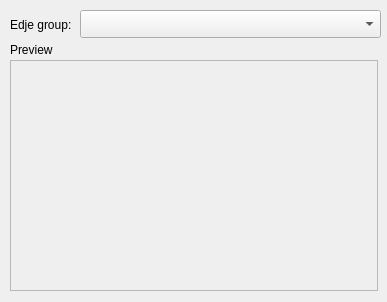
<ui version="4.0" >
 <class>qedjeConfig</class>
 <widget class="QWidget" name="qedjeConfig" >
  <property name="windowModality" >
   <enum>Qt::NonModal</enum>
  </property>
  <property name="geometry" >
   <rect>
    <x>0</x>
    <y>0</y>
    <width>387</width>
    <height>302</height>
   </rect>
  </property>
  <property name="sizePolicy" >
   <sizepolicy vsizetype="Preferred" hsizetype="Preferred" >
    <horstretch>0</horstretch>
    <verstretch>0</verstretch>
   </sizepolicy>
  </property>
  <property name="minimumSize" >
   <size>
    <width>387</width>
    <height>302</height>
   </size>
  </property>
  <property name="maximumSize" >
   <size>
    <width>387</width>
    <height>302</height>
   </size>
  </property>
  <property name="focusPolicy" >
   <enum>Qt::ClickFocus</enum>
  </property>
  <property name="windowTitle" >
   <string>QEdje Config</string>
  </property>
  <widget class="QLabel" name="label_2" >
   <property name="geometry" >
    <rect>
     <x>10</x>
     <y>15</y>
     <width>71</width>
     <height>20</height>
    </rect>
   </property>
   <property name="font" >
    <font>
     <weight>50</weight>
     <bold>false</bold>
    </font>
   </property>
   <property name="text" >
    <string>Edje group:</string>
   </property>
   <property name="scaledContents" >
    <bool>false</bool>
   </property>
  </widget>
  <widget class="QComboBox" name="edje_groups" >
   <property name="geometry" >
    <rect>
     <x>80</x>
     <y>10</y>
     <width>301</width>
     <height>28</height>
    </rect>
   </property>
  </widget>
  <widget class="QFrame" name="preview" >
   <property name="geometry" >
    <rect>
     <x>10</x>
     <y>60</y>
     <width>368</width>
     <height>231</height>
    </rect>
   </property>
   <property name="frameShape" >
    <enum>QFrame::StyledPanel</enum>
   </property>
   <property name="frameShadow" >
    <enum>QFrame::Raised</enum>
   </property>
  </widget>
  <widget class="QLabel" name="previewLabel" >
   <property name="geometry" >
    <rect>
     <x>10</x>
     <y>40</y>
     <width>59</width>
     <height>20</height>
    </rect>
   </property>
   <property name="text" >
    <string>Preview</string>
   </property>
  </widget>
 </widget>
 <resources/>
 <connections/>
</ui>
